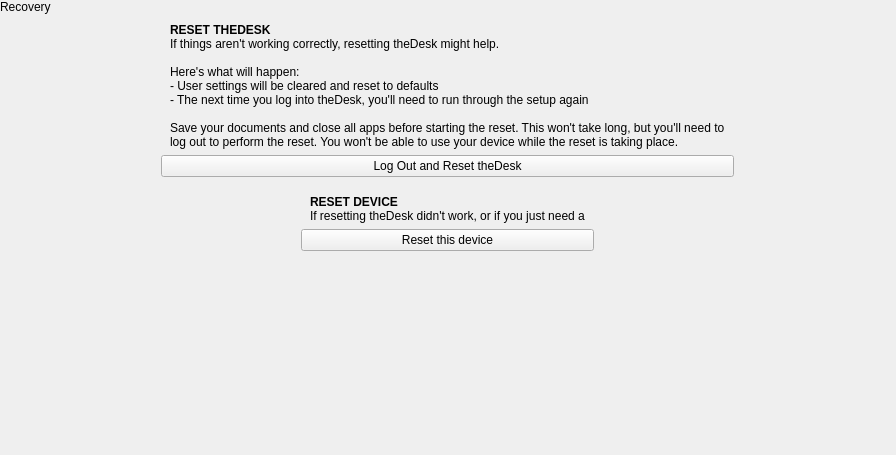
<?xml version="1.0" encoding="UTF-8"?>
<ui version="4.0">
 <class>Recovery</class>
 <widget class="QWidget" name="Recovery">
  <property name="geometry">
   <rect>
    <x>0</x>
    <y>0</y>
    <width>896</width>
    <height>455</height>
   </rect>
  </property>
  <property name="windowTitle">
   <string notr="true">Form</string>
  </property>
  <layout class="QVBoxLayout" name="verticalLayout">
   <property name="spacing">
    <number>0</number>
   </property>
   <property name="leftMargin">
    <number>0</number>
   </property>
   <property name="topMargin">
    <number>0</number>
   </property>
   <property name="rightMargin">
    <number>0</number>
   </property>
   <property name="bottomMargin">
    <number>0</number>
   </property>
   <item>
    <widget class="tTitleLabel" name="titleLabel">
     <property name="text">
      <string>Recovery</string>
     </property>
    </widget>
   </item>
   <item>
    <widget class="QScrollArea" name="scrollArea">
     <property name="frameShape">
      <enum>QFrame::NoFrame</enum>
     </property>
     <property name="widgetResizable">
      <bool>true</bool>
     </property>
     <widget class="QWidget" name="scrollAreaWidgetContents">
      <property name="geometry">
       <rect>
        <x>0</x>
        <y>0</y>
        <width>896</width>
        <height>438</height>
       </rect>
      </property>
      <layout class="QVBoxLayout" name="verticalLayout_3">
       <property name="spacing">
        <number>0</number>
       </property>
       <property name="leftMargin">
        <number>0</number>
       </property>
       <property name="topMargin">
        <number>0</number>
       </property>
       <property name="rightMargin">
        <number>0</number>
       </property>
       <property name="bottomMargin">
        <number>0</number>
       </property>
       <item alignment="Qt::AlignHCenter">
        <widget class="QWidget" name="resetDEContainer" native="true">
         <property name="m3SettingsGroup" stdset="0"><bool>true</bool></property>
         <layout class="QVBoxLayout" name="verticalLayout_2">
          <property name="spacing">
           <number>0</number>
          </property>
          <property name="leftMargin">
           <number>0</number>
          </property>
          <property name="topMargin">
           <number>0</number>
          </property>
          <property name="rightMargin">
           <number>0</number>
          </property>
          <property name="bottomMargin">
           <number>9</number>
          </property>
          <item>
           <layout class="QVBoxLayout" name="verticalLayout_4">
            <property name="leftMargin">
             <number>9</number>
            </property>
            <property name="topMargin">
             <number>9</number>
            </property>
            <property name="rightMargin">
             <number>9</number>
            </property>
            <property name="bottomMargin">
             <number>6</number>
            </property>
            <item>
             <widget class="QLabel" name="label_2">
              <property name="font">
               <font>
                <weight>75</weight>
                <bold>true</bold>
               </font>
              </property>
              <property name="text">
               <string>RESET THEDESK</string>
              </property>
             </widget>
            </item>
            <item>
             <widget class="QLabel" name="label_3">
              <property name="text">
               <string>If things aren't working correctly, resetting theDesk might help.

Here's what will happen:
- User settings will be cleared and reset to defaults
- The next time you log into theDesk, you'll need to run through the setup again

Save your documents and close all apps before starting the reset. This won't take long, but you'll need to log out to perform the reset. You won't be able to use your device while the reset is taking place.</string>
              </property>
              <property name="wordWrap">
               <bool>true</bool>
              </property>
             </widget>
            </item>
           </layout>
          </item>
          <item>
           <widget class="QPushButton" name="resetDEButton">
            <property name="text">
             <string>Log Out and Reset theDesk</string>
            </property>
            <property name="icon">
             <iconset theme="view-refresh">
              <normaloff>.</normaloff>.</iconset>
            </property>
           </widget>
          </item>
         </layout>
        </widget>
       </item>
       <item alignment="Qt::AlignHCenter">
        <widget class="QWidget" name="resetDeviceContainer" native="true">
         <property name="m3SettingsGroup" stdset="0"><bool>true</bool></property>
         <layout class="QVBoxLayout" name="verticalLayout_5">
          <property name="spacing">
           <number>0</number>
          </property>
          <property name="leftMargin">
           <number>0</number>
          </property>
          <property name="topMargin">
           <number>0</number>
          </property>
          <property name="rightMargin">
           <number>0</number>
          </property>
          <property name="bottomMargin">
           <number>0</number>
          </property>
          <item>
           <layout class="QVBoxLayout" name="verticalLayout_6">
            <property name="leftMargin">
             <number>9</number>
            </property>
            <property name="topMargin">
             <number>9</number>
            </property>
            <property name="rightMargin">
             <number>9</number>
            </property>
            <property name="bottomMargin">
             <number>6</number>
            </property>
            <item>
             <widget class="QLabel" name="label_4">
              <property name="font">
               <font>
                <weight>75</weight>
                <bold>true</bold>
               </font>
              </property>
              <property name="text">
               <string>RESET DEVICE</string>
              </property>
             </widget>
            </item>
            <item>
             <widget class="QLabel" name="label_5">
              <property name="text">
               <string>If resetting theDesk didn't work, or if you just need a fresh start, you can reset this device.</string>
              </property>
              <property name="wordWrap">
               <bool>true</bool>
              </property>
             </widget>
            </item>
           </layout>
          </item>
          <item>
           <widget class="QPushButton" name="resetDeviceButton">
            <property name="text">
             <string>Reset this device</string>
            </property>
            <property name="icon">
             <iconset theme="view-refresh">
              <normaloff>.</normaloff>.</iconset>
            </property>
           </widget>
          </item>
         </layout>
        </widget>
       </item>
       <item>
        <spacer name="verticalSpacer">
         <property name="orientation">
          <enum>Qt::Vertical</enum>
         </property>
         <property name="sizeHint" stdset="0">
          <size>
           <width>20</width>
           <height>115</height>
          </size>
         </property>
        </spacer>
       </item>
      </layout>
     </widget>
    </widget>
   </item>
  </layout>
 </widget>
 <customwidgets>
  <customwidget>
   <class>tTitleLabel</class>
   <extends>QLabel</extends>
   <header location="global">ttitlelabel.h</header>
   <slots>
    <signal>backButtonClicked()</signal>
   </slots>
  </customwidget>
 </customwidgets>
 <resources/>
 <connections/>
</ui>
